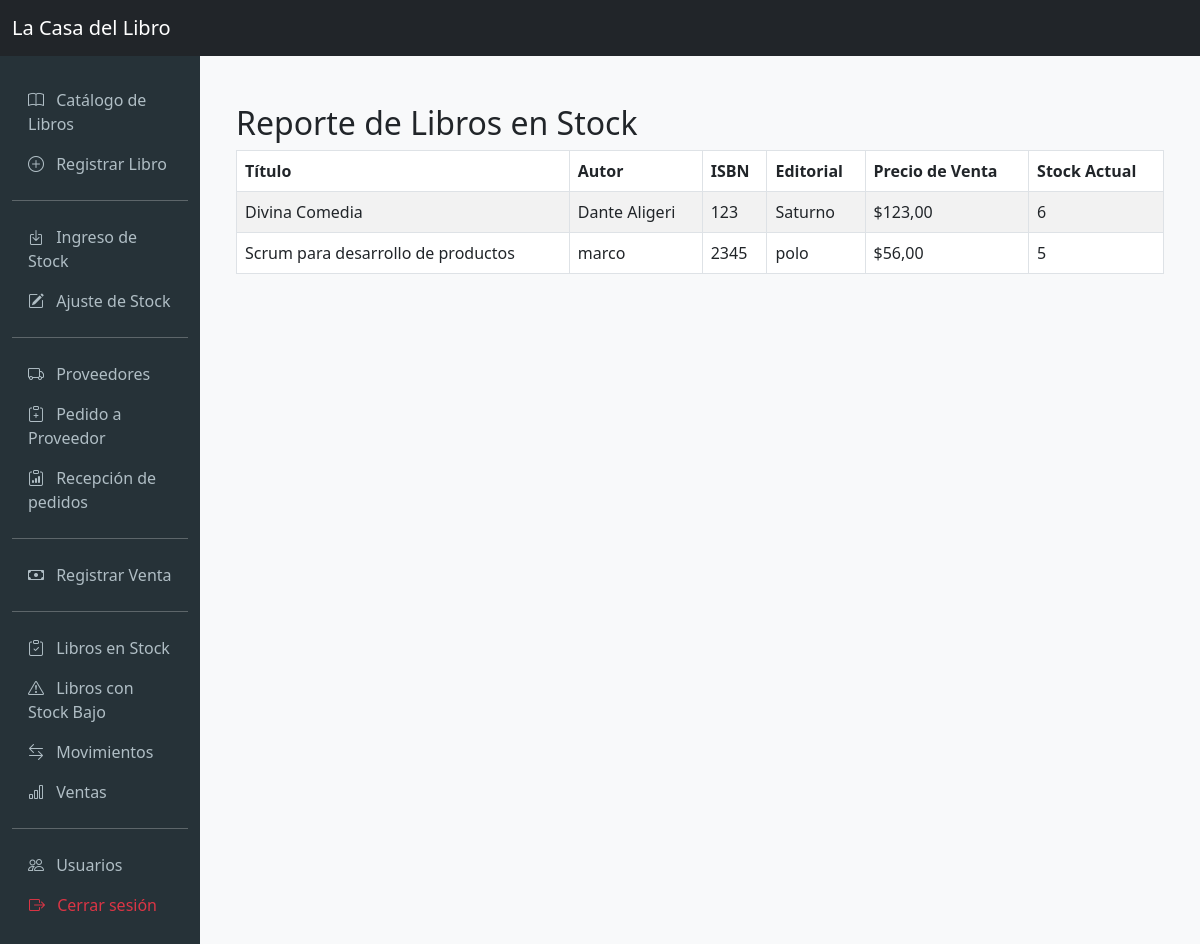
The page /reportes/libros-stock/ (signed in) on the database its author committed.
### libros/models.py (models this page shows, shortened)
class Libro(models.Model):
    isbn = models.CharField(max_length=13, unique=True, verbose_name='ISBN')
    titulo = models.CharField(max_length=255, verbose_name='Título')
    autor = models.CharField(max_length=255, verbose_name='Autor(es)')
    editorial = models.CharField(max_length=255, verbose_name='Editorial')
    precio_venta = models.DecimalField(max_digits=10, decimal_places=2, verbose_name='Precio de Venta')
    costo_adquisicion = models.DecimalField(max_digits=10, decimal_places=2, verbose_name='Costo de Adquisición')
    stock_actual = models.IntegerField(default=0, verbose_name='Stock Actual')
    stock_minimo = models.IntegerField(default=5, verbose_name='Stock Mínimo')
    categoria = models.CharField(max_length=100, verbose_name='Categoría/Género')
    sinopsis = models.TextField(blank=True, null=True, verbose_name='Sinopsis')
    class Meta:
        verbose_name = 'Libro'
        verbose_name_plural = 'Libros'

### reportes/views.py (the view)
# urls.py: path('libros-stock/', ReporteLibrosStockView.as_view(), name='reporte_libros_stock'),
class ReporteLibrosStockView(ListView):
    model = Libro
    template_name = 'reportes/reporte_libros_stock.html'
    context_object_name = 'libros'
    queryset = Libro.objects.all().order_by('titulo')

### reportes/templates/reportes/reporte_libros_stock.html
{% extends 'base.html' %}
{% block content %}
<div class="container mt-4">
    <h2>Reporte de Libros en Stock</h2>
    <table class="table table-bordered table-striped">
        <thead>
            <tr>
                <th>Título</th>
                <th>Autor</th>
                <th>ISBN</th>
                <th>Editorial</th>
                <th>Precio de Venta</th>
                <th>Stock Actual</th>
            </tr>
        </thead>
        <tbody>
            {% for libro in libros %}
            <tr>
                <td>{{ libro.titulo }}</td>
                <td>{{ libro.autor }}</td>
                <td>{{ libro.isbn }}</td>
                <td>{{ libro.editorial }}</td>
                <td>${{ libro.precio_venta }}</td>
                <td>{{ libro.stock_actual }}</td>
            </tr>
            {% empty %}
            <tr><td colspan="6">No hay libros registrados.</td></tr>
            {% endfor %}
        </tbody>
    </table>
</div>
{% endblock %}

### templates/base.html (style rules this page uses)
body { background-color: #f8f9fa; }

### rows shown on the page
Libro: titulo "Divina Comedia", autor "Dante Aligeri", isbn "123", editorial "Saturno", precio_venta "123,00", stock_actual "6"
Libro: titulo "Scrum para desarrollo de productos", autor "marco", isbn "2345", editorial "polo", precio_venta "56,00", stock_actual "5"
